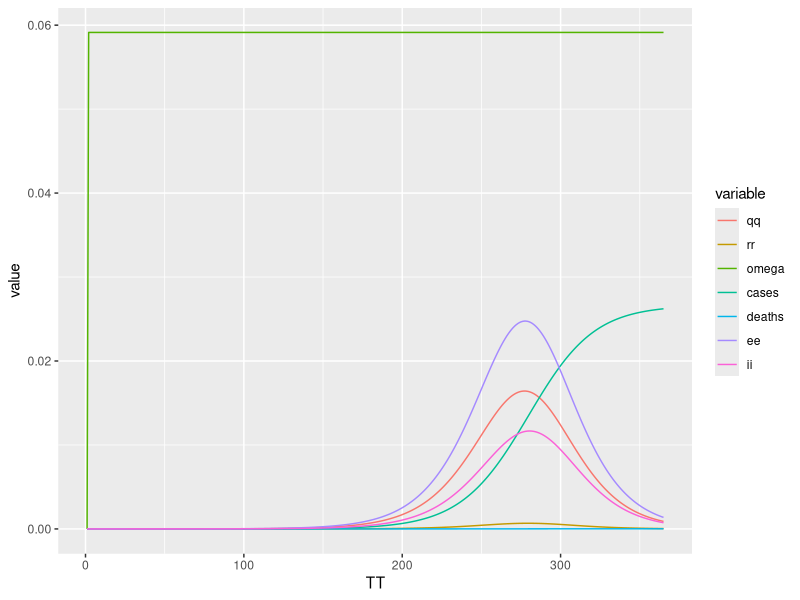
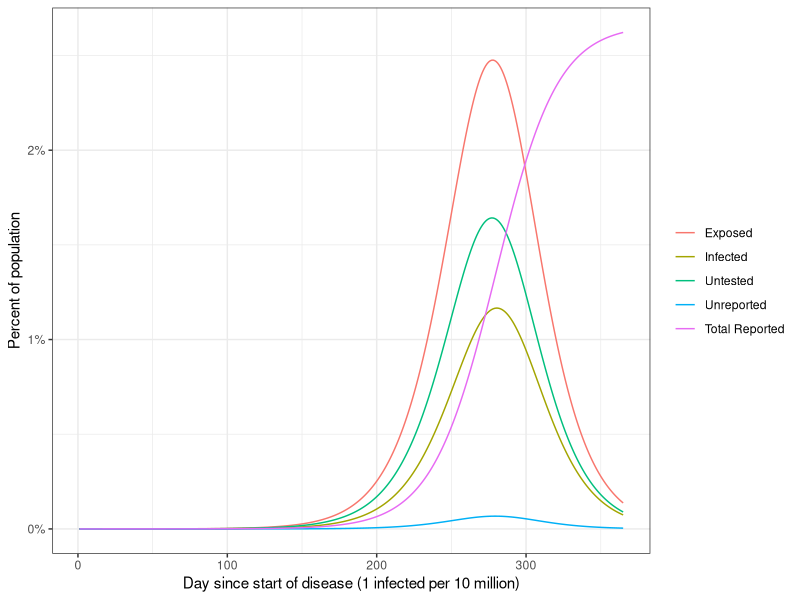
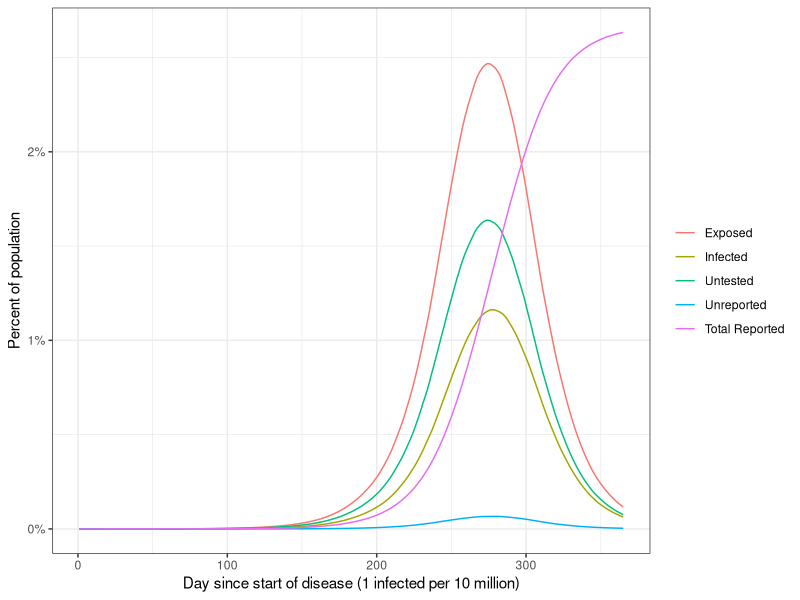
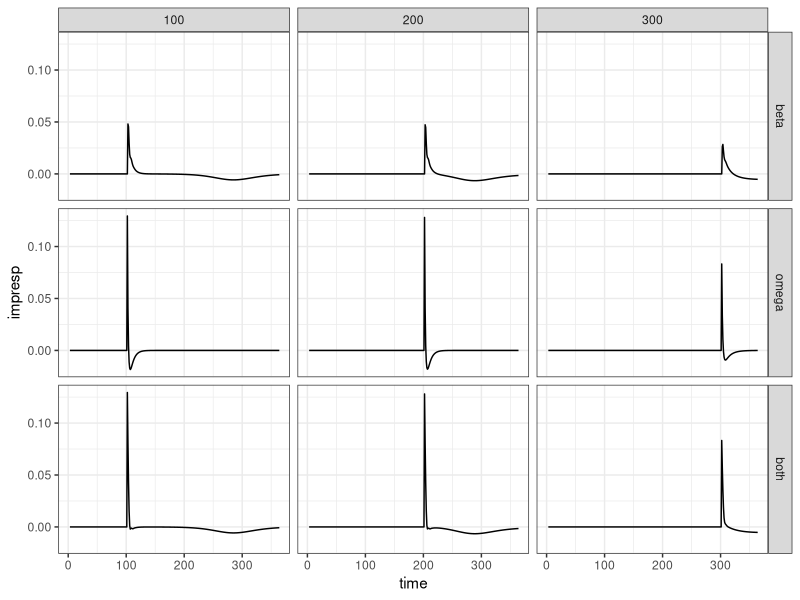
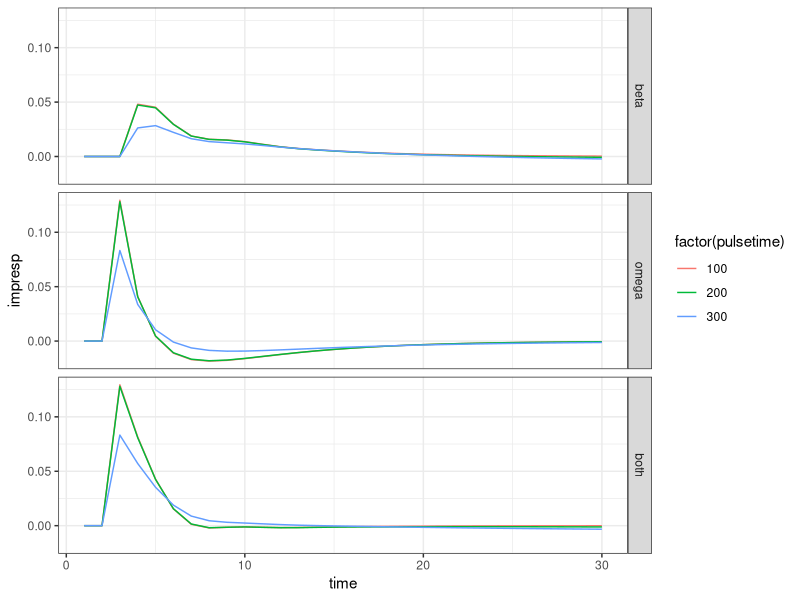
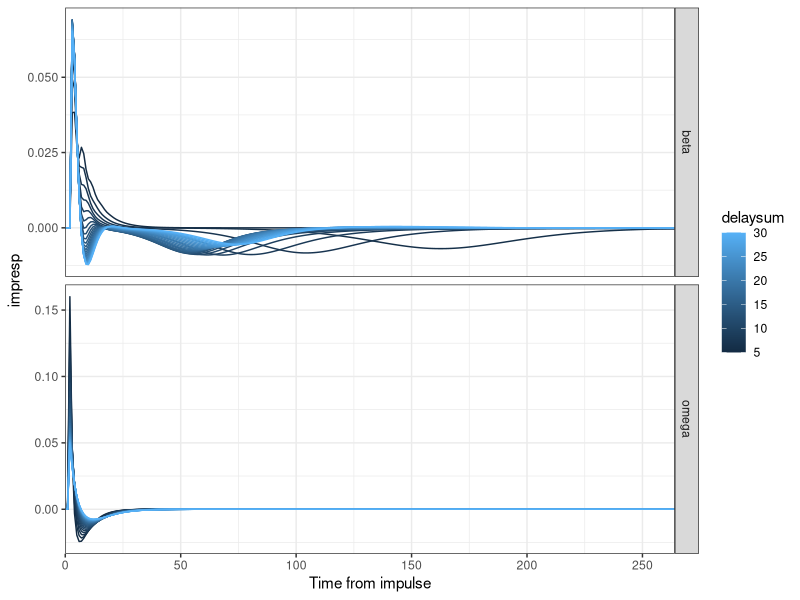
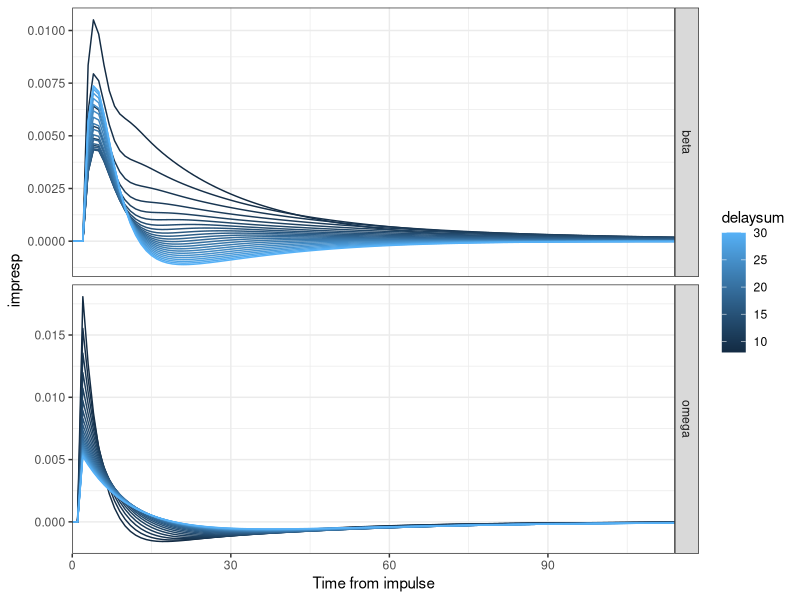
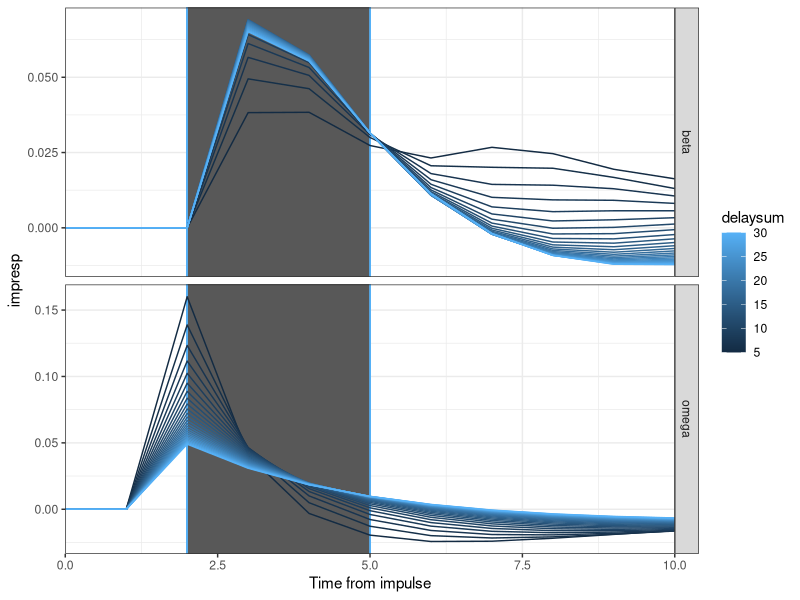

Reproduce these figures in R, in order.
forward <- function(data, params) {
### Data:

    ## int<lower=0> T; // time periods
    ## int<lower=0> N; // population
    ## int<lower=0> K; // # weather preds

    ## matrix[T, K] weather;
    ## real ii_init; // usually 0, so provide as known

### Parameters:

    ## // parameters
    ## vector[T] logbeta;
    ## vector[T-1] logomega;

    ## real<lower=2, upper=17> invsigma; // below 2 and daily step doesn't work
    ## real<lower=2, upper=17> invgamma; // below 2 and daily step doesn't work
    ## real<lower=1, upper=17> invkappa; // below 1 and daily step doesn't work
    ## real<lower=1, upper=17> invtheta; // below 1 and daily step doesn't work

    ## real<lower=0, upper=.1> deathrate; // rate of death
    ## real<lower=-.01, upper=0> deathlearning; // decreases deathrate
    ## real<lower=0, upper=1> deathomegaplus; // additional rate of reported deaths

    ## // effect of weather
    ## vector<lower=-.1, upper=.1>[K] effect;
    ## vector<lower=-.1, upper=.1>[K] omegaeffect;
    ## vector<lower=-.1, upper=.1>[6] doweffect6;
    ## vector<lower=-.1, upper=.1>[6] dowomegaeffect6;

    ## // latent variables
    ## vector<lower=0>[T-1] eein;

### Variables defined

    ## // latent variables
    ## vector<lower=0>[T] ss; // susceptible
    ## vector<lower=0>[T-1] new_ee1; // newly exposed
    ## vector<lower=0>[T] ee1; // exposed
    ## vector<lower=0>[T] ee2;
    ## vector<lower=0>[T] ii1; // infected
    ## vector<lower=0>[T] ii2;
    ## vector<lower=0>[T] qq; // waiting to be tested
    ## vector<lower=0>[T] rr; // waiting to be reported

    ## vector[T-1] omega;
    ## vector<lower=0>[T-1] dcc; // confirmed cases
    ## vector<lower=0>[T-1] ddeaths; // deaths

### Forward simulation

    doweffect <- rep(0, 7)
    dowomegaeffect <- rep(0, 7)
    for (dd in 1:6) {
        doweffect[dd] <- params$doweffect6[dd];
        dowomegaeffect[dd] <- params$dowomegaeffect6[dd];
    }

    ss <- rep(NA, data$T)
    new_ee1 <- rep(NA, data$T - 1)
    ee1 <- rep(NA, data$T)
    ee2 <- rep(NA, data$T)
    ii1 <- rep(NA, data$T)
    ii2 <- rep(NA, data$T)
    qq <- rep(NA, data$T)
    rr <- rep(NA, data$T)

    omega <- rep(NA, data$T - 1)
    dcc <- rep(NA, data$T - 1)
    ddeaths <- rep(NA, data$T - 1)

    ss[1] <- data$N;
    ee1[1] <- data$ii_init;
    ee2[1] <- data$ii_init;
    ii1[1] <- data$ii_init;
    ii2[1] <- data$ii_init;
    qq[1] <- data$ii_init;
    rr[1] <- data$ii_init;
    for (tt in 2:data$T) {
        new_ee1[tt-1] <- exp(params$logbeta[tt-1] + doweffect[1 + (tt %% 7)] + sum(data$weather[tt-1,] * params$effect))*ss[tt-1]*(ii1[tt-1] + ii2[tt-1]) / data$N;
        ss[tt] <- ss[tt-1] - new_ee1[tt-1];
        ee1[tt] <- ee1[tt-1] + new_ee1[tt-1] - 2*ee1[tt-1]/params$invsigma + params$eein[tt-1];
        ee2[tt] <- ee2[tt-1] + 2*ee1[tt-1]/params$invsigma - 2*ee2[tt-1]/params$invsigma;
        ii1[tt] <- ii1[tt-1] + 2*ee2[tt-1]/params$invsigma - 2*ii1[tt-1]/params$invgamma;
        ii2[tt] <- ii2[tt-1] + 2*ii1[tt-1]/params$invgamma - 2*ii2[tt-1]/params$invgamma;

        qq[tt] <- qq[tt-1] + new_ee1[tt-1] - qq[tt-1]/params$invkappa;

        omega[tt-1] <- (exp(params$logomega[tt-1]) / (1 + exp(params$logomega[tt-1]))) * exp(dowomegaeffect[1 + (tt %% 7)] + sum(data$weather[tt-1,] * params$omegaeffect));
        rr[tt] <- rr[tt-1] + omega[tt-1] * qq[tt-1]/params$invkappa - rr[tt-1]/params$invtheta;

        dcc[tt-1] <- rr[tt-1]/params$invtheta;
        ddeaths[tt-1] <- (2*ii2[tt-1]/params$invgamma) * params$deathrate * exp(tt * params$deathlearning) * (omega[tt-1] + (1 - omega[tt-1]) * params$deathomegaplus);
    }

    ## return(list(ss=ss, new_ee1=new_ee1, ee1=ee1, ee2=ee2, ii1=ii1, ii2=ii2, qq=qq, rr=rr, omega=omega, dcc=dcc, ddeaths=ddeaths))
    return(data.frame(TT=1:data$T, ss=ss, new_ee1=c(0, new_ee1), ee1=ee1, ee2=ee2, ii1=ii1, ii2=ii2, qq=qq, rr=rr, omega=c(0, omega), dcc=c(0, dcc), ddeaths=c(0, ddeaths)))
}

data <- list(T=365, N=1, K=0, weather=matrix(0, 365, 0), ii_init=1 / 10e6)
params <- list(logbeta=rep(-0.497, 365), logomega=rep(-2.767, 364), invsigma=4.624, invgamma=2.179, invkappa=3.068,
               invtheta=2.129, deathrate=0.001, deathlearning=-0.006, deathomegaplus=0.116, effect=c(), omegaeffect=c(),
               doweffect6=rep(0, 6), dowomegaeffect6=rep(0, 6), eein=rep(0, 364))

output <- forward(data, params)
output$cases <- cumsum(output$dcc)
output$deaths <- cumsum(output$ddeaths)
output$ee <- output$ee1 + output$ee2
output$ii <- output$ii1 + output$ii2

library(reshape2)

output2 <- melt(output, 'TT')

library(ggplot2)

ggplot(subset(output2, !(variable %in% c('new_ee1', 'ee1', 'ee2', 'ii1', 'ii2', 'dcc', 'ddeaths', 'ss'))), aes(TT, value, colour=variable)) +
    geom_line()

output2$label <- as.character(output2$variable)
output2$label[output2$label == 'ee'] <- "Exposed"
output2$label[output2$label == 'ii'] <- "Infected"
output2$label[output2$label == 'qq'] <- "Untested"
output2$label[output2$label == 'rr'] <- "Unreported"
output2$label[output2$label == 'cases'] <- "Total Reported"
output2$label <- factor(output2$label, levels=c("Exposed", "Infected", "Untested", "Unreported", "Total Reported"))

ggplot(subset(output2, !(variable %in% c('new_ee1', 'ee1', 'ee2', 'ii1', 'ii2', 'dcc', 'ddeaths', 'ss', 'deaths', 'omega'))), aes(TT, value, colour=label)) +
    geom_line() + scale_y_continuous(labels=scales::percent) + xlab("Day since start of disease (1 infected per 10 million)") +
    theme_bw() + scale_colour_discrete(name=NULL) + ylab("Percent of population")

weather <- matrix(0, 365, 5)
weather[1, ] <- rnorm(5)
for (ii in 2:365)
    weather[ii, ] <- .9 * weather[ii - 1, ] + .1 * rnorm(5)
effect <- c(0.028, -0.016, 0.007, 0.008, 0.007)
omegaeffect <- c(0.009, -0.030, -0.010, -0.012, -0.013)

data <- list(T=365, N=1, K=0, weather=weather, ii_init=1 / 10e6)
params <- list(logbeta=rep(-0.497, 365), logomega=rep(-2.767, 364), invsigma=4.624, invgamma=2.179, invkappa=3.068,
               invtheta=2.129, deathrate=0.001, deathlearning=-0.006, deathomegaplus=0.116, effect=effect,
               omegaeffect=omegaeffect, doweffect6=rep(0, 6), dowomegaeffect6=rep(0, 6), eein=rep(0, 364))

output <- forward(data, params)
output$cases <- cumsum(output$dcc)
output$deaths <- cumsum(output$ddeaths)
output$ee <- output$ee1 + output$ee2
output$ii <- output$ii1 + output$ii2

output2 <- melt(output, 'TT')

output2$label <- as.character(output2$variable)
output2$label[output2$label == 'ee'] <- "Exposed"
output2$label[output2$label == 'ii'] <- "Infected"
output2$label[output2$label == 'qq'] <- "Untested"
output2$label[output2$label == 'rr'] <- "Unreported"
output2$label[output2$label == 'cases'] <- "Total Reported"
output2$label <- factor(output2$label, levels=c("Exposed", "Infected", "Untested", "Unreported", "Total Reported"))

ggplot(subset(output2, !(variable %in% c('new_ee1', 'ee1', 'ee2', 'ii1', 'ii2', 'dcc', 'ddeaths', 'ss', 'deaths', 'omega'))), aes(TT, value, colour=label)) +
    geom_line() + scale_y_continuous(labels=scales::percent) + xlab("Day since start of disease (1 infected per 10 million)") +
    theme_bw() + scale_colour_discrete(name=NULL) + ylab("Percent of population")

## Determine effect of pulses

get.dlog <- function(data, params) {
    outputs <- forward(data, params)
    synthetic.base <- rep(0, 365)
    for (ii in 2:365)
        synthetic.base[ii] <- outputs$dcc[ii-1] + (1 - 1 / 8.1) * synthetic.base[ii-1]
    diff(log(synthetic.base))
}

get.impresp <- function(baseline, pulsetime, params) {
    weather <- matrix(0, 365, 1)
    weather[pulsetime, 1] <- 1

    data <- list(T=365, N=1, K=1, weather=weather, ii_init=1 / 10e6)

    perturbed <- get.dlog(data, params)
    perturbed - baseline
}

weather <- matrix(0, 365, 1)
data <- list(T=365, N=1, K=1, weather=weather, ii_init=1 / 10e6)
params <- list(logbeta=rep(-0.497, 365), logomega=rep(-2.767, 364), invsigma=4.624, invgamma=2.179, invkappa=3.068,
               invtheta=2.129, deathrate=0.001, deathlearning=-0.006, deathomegaplus=0.116, effect=1,
               omegaeffect=1, doweffect6=rep(0, 6), dowomegaeffect6=rep(0, 6), eein=rep(0, 364))

baseline <- get.dlog(data, params)

results <- data.frame()
results.timeinv <- data.frame()
for (effect in c('beta', 'omega', 'both')) {
    for (pulsetime in c(100, 200, 300)) {
        if (effect == 'beta')
            params <- list(logbeta=rep(-0.497, 365), logomega=rep(-2.767, 364), invsigma=4.624, invgamma=2.179, invkappa=3.068,
                           invtheta=2.129, deathrate=0.001, deathlearning=-0.006, deathomegaplus=0.116, effect=1,
                           omegaeffect=0, doweffect6=rep(0, 6), dowomegaeffect6=rep(0, 6), eein=rep(0, 364))
        else if (effect == 'omega')
            params <- list(logbeta=rep(-0.497, 365), logomega=rep(-2.767, 364), invsigma=4.624, invgamma=2.179, invkappa=3.068,
                           invtheta=2.129, deathrate=0.001, deathlearning=-0.006, deathomegaplus=0.116, effect=0,
                           omegaeffect=1, doweffect6=rep(0, 6), dowomegaeffect6=rep(0, 6), eein=rep(0, 364))
        else
            params <- list(logbeta=rep(-0.497, 365), logomega=rep(-2.767, 364), invsigma=4.624, invgamma=2.179, invkappa=3.068,
                           invtheta=2.129, deathrate=0.001, deathlearning=-0.006, deathomegaplus=0.116, effect=1,
                           omegaeffect=1, doweffect6=rep(0, 6), dowomegaeffect6=rep(0, 6), eein=rep(0, 364))

        impresp <- get.impresp(baseline, pulsetime, params)

        results <- rbind(results, data.frame(effect, pulsetime, time=1:364, impresp=impresp))
        results.timeinv <- rbind(results.timeinv, data.frame(effect, pulsetime, time=1:30, impresp=impresp[pulsetime:(pulsetime+29)]))
    }
}

results$effect <- factor(results$effect, levels=c('beta', 'omega', 'both'))

ggplot(results, aes(time, impresp)) +
    facet_grid(effect ~ pulsetime) +
    geom_line() + theme_bw()

results.timeinv$effect <- factor(results.timeinv$effect, levels=c('beta', 'omega', 'both'))

ggplot(results.timeinv, aes(time, impresp, colour=factor(pulsetime))) +
    facet_grid(effect ~ .) +
    geom_line() + theme_bw()

## Determine imp. resp. for many different delays

results <- data.frame()
for (pulsetime in c(100, 250)) {
    for (delaysum in seq(5, 30)) {
        params <- list(logbeta=rep(-0.497, 365), logomega=rep(-2.767, 364), invsigma=delaysum * 5.2 / 8.1, invgamma=delaysum * 2.9 / 8.1, invkappa=3.068,
                       invtheta=2.129, deathrate=0.001, deathlearning=-0.006, deathomegaplus=0.116, effect=1,
                       omegaeffect=0, doweffect6=rep(0, 6), dowomegaeffect6=rep(0, 6), eein=rep(0, 364))

        weather <- matrix(0, 365, 1)
        data <- list(T=365, N=1, K=1, weather=weather, ii_init=1 / 10e6)

        baseline <- get.dlog(data, params)

        impresp <- get.impresp(baseline, pulsetime, params)
        results <- rbind(results, data.frame(delaysum, pulsetime, effect='beta', time=1:364, impresp=impresp))

        params$invsigma <- 5.2
        params$invgamma <- 2.9
        params$invkappa <- delaysum * 3.068 / (3.068 + 2.129)
        params$invtheta <- delaysum * 2.129 / (3.068 + 2.129)
        params$effect <- 0
        params$omegaeffect <- 1

        weather <- matrix(0, 365, 1)
        data <- list(T=365, N=1, K=1, weather=weather, ii_init=1 / 10e6)

        baseline <- get.dlog(data, params)

        impresp <- get.impresp(baseline, pulsetime, params)
        results <- rbind(results, data.frame(delaysum, pulsetime, effect='omega', time=1:364, impresp=impresp))
    }
}

library(ggplot2)

ggplot(subset(results, time >= 100 & pulsetime == 100), aes(time - 100, impresp, colour=delaysum, group=delaysum)) +
    facet_grid(effect ~ ., scale="free_y") +
    geom_line() + scale_x_continuous(name="Time from impulse", expand=c(0, 0)) + theme_bw()

ggplot(subset(results, time >= 250 & pulsetime == 250 & delaysum > 7), aes(time - 250, impresp, colour=delaysum, group=delaysum)) +
    facet_grid(effect ~ ., scale="free_y") +
    geom_line() + scale_x_continuous(name="Time from impulse", expand=c(0, 0)) + theme_bw()

ggplot(subset(results, time >= 100 & time <= 110 & pulsetime == 100), aes(time - 100, impresp, colour=delaysum, group=delaysum)) +
    facet_grid(effect ~ ., scale="free_y") + geom_rect(xmin=2, xmax=5, ymin=-.1, ymax=.2, alpha=.5) +
    geom_line() + scale_x_continuous(name="Time from impulse", expand=c(0, 0)) + theme_bw()

